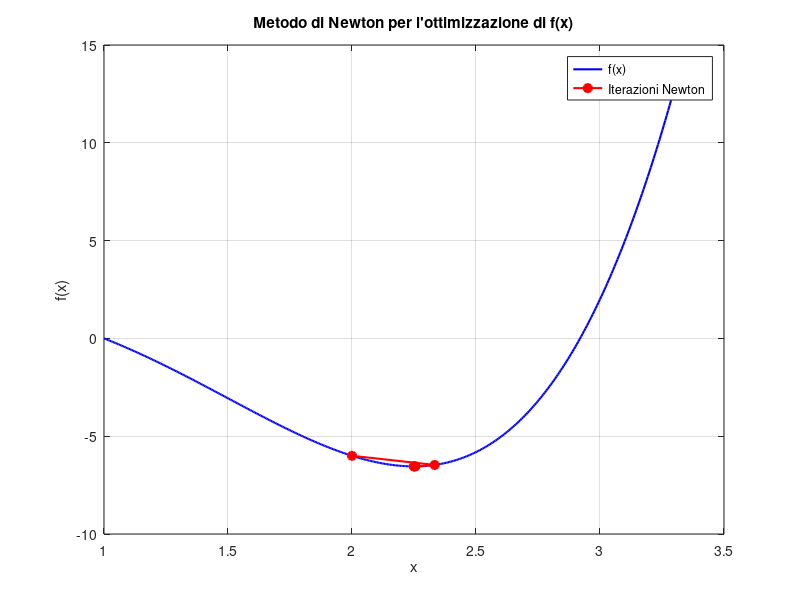

Recreate this plot in MATLAB.
% Ottimizzazione: Metodo di Newton in una dimensione per ottimizzazione
clear; close all; clc;

%% Definizione della funzione obiettivo e delle sue derivate prima e seconda
f = @(x) x.^4 - 3*x.^3 + 2;          % Funzione da ottimizzare
df = @(x) 4*x.^3 - 9*x.^2;           % Derivata prima della funzione
d2f = @(x) 12*x.^2 - 18*x;           % Derivata seconda della funzione

x0 = 2;             % Punto iniziale per il metodo di Newton
tol = 1e-6;         % Tolleranza per il criterio di arresto
max_iter = 20;      % Numero massimo di iterazioni consentite

%% Inizializzazione delle variabili
x = x0;             % Valore iniziale
iter = 0;           % Contatore delle iterazioni
history = x;        % Vettore per salvare la storia dei punti visitati

% Stampa intestazione per l’output
fprintf('Iterazione\t x\t\t f(x)\n');
fprintf('%d\t\t %.6f\t %.6f\n', iter, x, f(x));

%% Ciclo del metodo di Newton
while abs(df(x)) > tol && iter < max_iter
    x = x - df(x)/d2f(x);                               % Formula di aggiornamento di Newton
    iter = iter +1;                                     % Incremento del contatore di iterazione
    history(end+1) = x;                                 % Salvataggio del nuovo punto
    fprintf('%d\t\t %.6f\t %.6f\n', iter, x, f(x));     % Output iterazione corrente
end

% Preparazione dei valori per il grafico della funzione
x_vals = linspace(min(history)-1, max(history)+1, 400);  % Asse x per il grafico
y_vals = f(x_vals);                                      % Valori di f(x) corrispondenti

%% Visualizzazione grafica della funzione e del percorso di Newton
figure;
plot(x_vals, y_vals, 'b-', 'LineWidth', 1.5); hold on;              % Grafico della funzione
plot(history, f(history), 'ro-', 'LineWidth', 1.5, ...              % Punti delle iterazioni
    'MarkerFaceColor', 'r');
xlabel('x'); ylabel('f(x)');                                        % Etichette degli assi
title('Metodo di Newton per l''ottimizzazione di f(x)');            % Titolo del grafico
grid on;                                                            % Griglia
legend('f(x)', 'Iterazioni Newton', 'Location', 'best');            % Legenda
